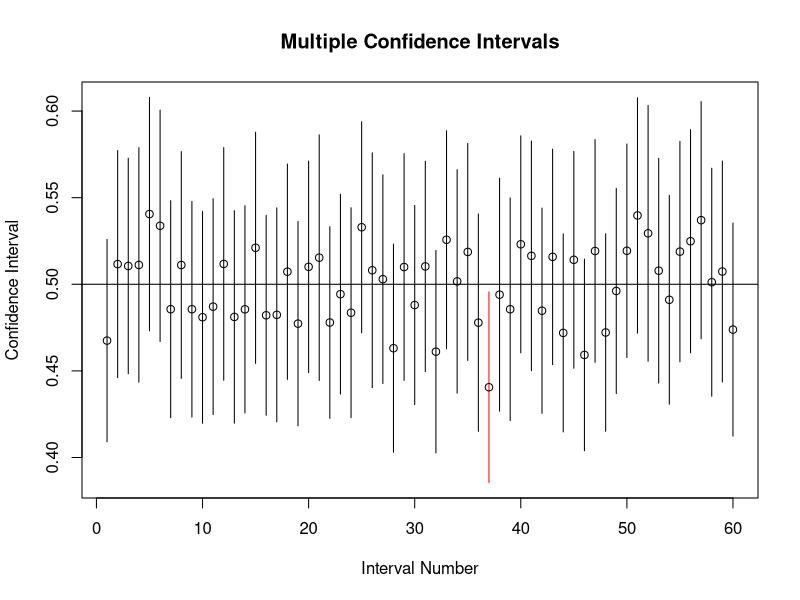

Here is the R script that generated this plot:
# Generate a sample of size 500 from Exp(2), taking them as iid datapoints.

num_intervals <- 60
n <- 500
rate <- 2
alpha <- 0.005
mu <- 1 / rate

intervals <- matrix(NA, nrow = num_intervals, ncol = 2)

for (i in 1:num_intervals) {
    X <- rexp(n, rate = rate)
    
    X_bar <- mean(X)
    s <- sd(X)
    
    z <- qnorm(1 - alpha / 2)
    
    margin_error <- z * (s / sqrt(n))
    
    l_bound <- X_bar - margin_error
    u_bound <- X_bar + margin_error
    
    intervals[i, ] <- c(l_bound, u_bound)
}


pdf("exponential_confidence_intervals.pdf")
plot(1:num_intervals, intervals[, 1], type = "n", ylim = range(intervals), xlim = c(1, num_intervals),
     xlab = "Interval Number",
     ylab = "Confidence Interval", main = "Multiple Confidence Intervals")
abline(h = mu)

for (i in 1:num_intervals) {
    l_bound <- intervals[i, 1]
    u_bound <- intervals[i, 2]

    color <- "red"
    
    if (l_bound <= mu && u_bound >= mu) {
        color <- "black"
    }

    segments(x0 = i, y0 = l_bound, y1 = u_bound, col = color)
}

sample_means <- apply(intervals, 1, mean)
points(1:num_intervals, sample_means)